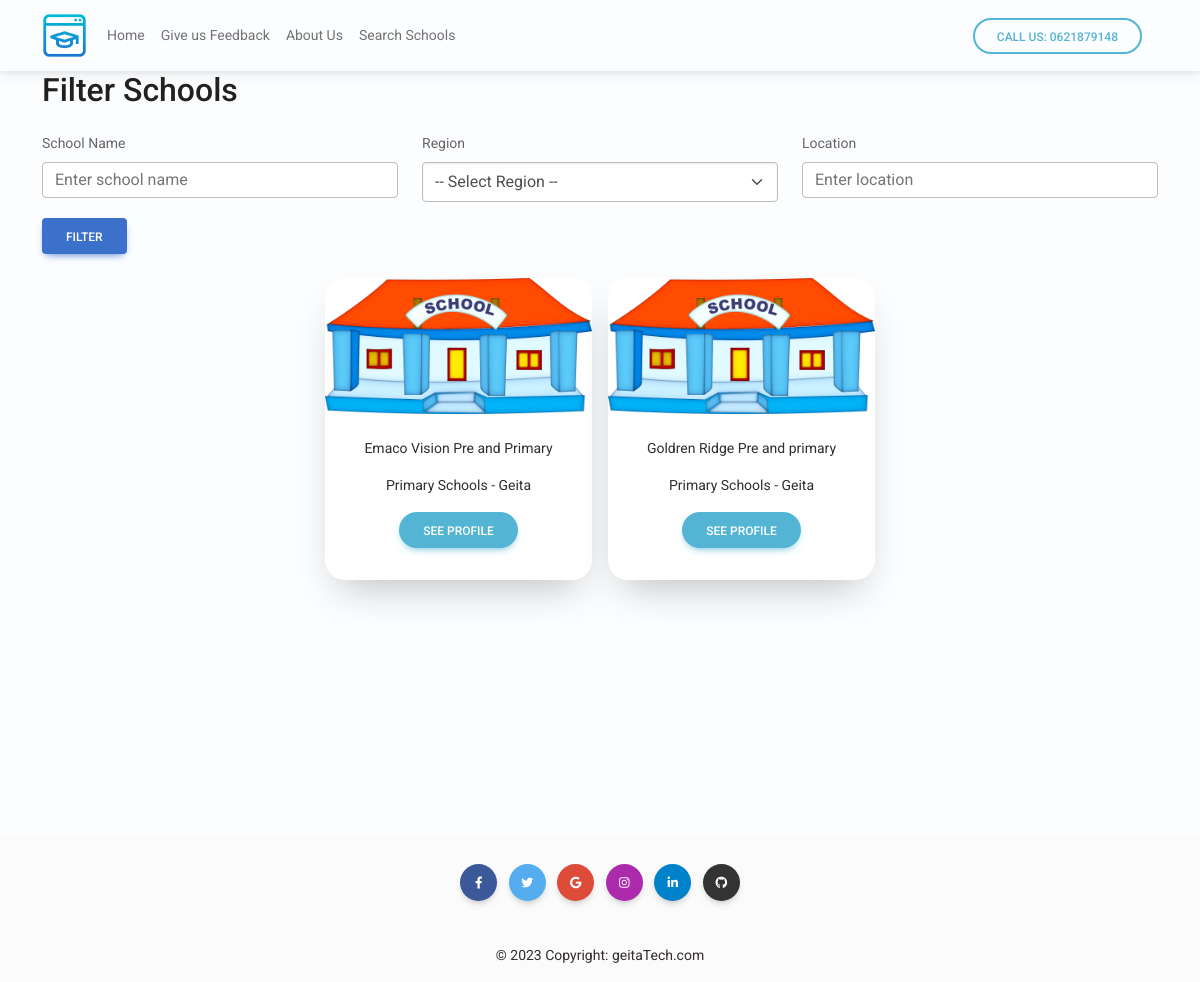
Screenshot of /schools/ with the database file from the repository.
### core/models.py (models this page shows, shortened)
class School(models.Model):
    user = models.OneToOneField(User, related_name='profile', on_delete=models.CASCADE)
    name = models.CharField(max_length=100)
    slug = models.SlugField(blank=True, null=True)
    description = models.TextField()
    region = models.ForeignKey(Region, on_delete=models.CASCADE)
    logo = models.ImageField(upload_to='logos/')
    subcategory = models.ForeignKey(SubCategory, on_delete=models.CASCADE, related_name='schoolsubcat')
    phone_number1 = models.CharField(max_length=255, help_text="nambari ya simu")
    phone_number2 = models.CharField(max_length=255, help_text="nambari ya simu")
    email = models.EmailField(null=True, blank=True)
    whatsapp_number = models.CharField(max_length=255, null=True, help_text="namba ya whatsapp")
    location = models.CharField(max_length=255, help_text="mahali shule ilipo")
    created_at = models.DateTimeField(auto_now_add=True)
    updated = models.DateTimeField(auto_now=True)
    is_verified = models.BooleanField(default=True)
    def get_absolute_url(self):
        return reverse('school_detail', kwargs={'slug': self.slug})

class SubCategory(models.Model):
    name = models.CharField(max_length=50)
    category = models.ForeignKey(Category, on_delete=models.CASCADE, related_name='subcategory')

class Category(models.Model):
    name = models.CharField(max_length=50)
    region = models.ForeignKey(Region, on_delete=models.CASCADE, related_name='regioncategory')
    def __str__(self):
        return f'{self.name} - {self.region.name}'

class Region(models.Model):
    name = models.CharField(max_length=20)
    def __str__(self):
        return self.name

### core/views.py (the view)
# urls.py: path('schools/', views.school_list, name='school_list'),
def school_list(request):
    query = request.GET.get('query', '')
    form = SchoolFilterForm(request.GET)
    schools = School.objects.filter(Q(name__icontains=query))
    regions = Region.objects.all()
    if form.is_valid():
        name = form.cleaned_data.get('name')
        region = form.cleaned_data.get('region')
        subcategory = form.cleaned_data.get('subcategory')
        location = form.cleaned_data.get('location')
        if name:
            schools = schools.filter(name__icontains=name)
        if region:
            schools = schools.filter(region=region)
        if location:
            schools = schools.filter(location__icontains=location)
    context = {
        'schools': schools,
        'form': form,
        'regions':regions,
    }
    return render(request, 'school_list.html', context)

### core/forms.py
class SchoolFilterForm(forms.Form):
    name = forms.CharField(required=False, label='School Name')
    region = forms.ModelChoiceField(queryset=Region.objects.all(), required=False, label='Region')
    location = forms.CharField(required=False, label='Location')

### core/templates/school_list.html (shortened to what this page needs)
{% extends 'base.html' %}
{% load static %}
{% block content %}
<div class="container">
    <form method="get">
        <h2 class="mb-4">Filter Schools</h2>
    <form method="GET" action="{% url 'school_list' %}" class="mb-4">
      <div class="row">
        <div class="col-md-4">
          <label for="id_name" class="form-label">School Name</label>
          <input type="text" name="name" id="id_name" class="form-control" placeholder="Enter school name" value="{{ request.GET.name }}">
        </div>
        <div class="col-md-4">
          <label for="id_region" class="form-label">Region</label>
          <select name="region" id="id_region" class="form-select">
            <option value="" selected>-- Select Region --</option>
          </select>
        </div>
        <div class="col-md-4">
          <label for="id_location" class="form-label">Location</label>
          <input type="text" name="location" id="id_location" class="form-control" placeholder="Enter location" value="{{ request.GET.location }}">
        </div>
      </div>
      <button type="submit" class="btn btn-primary mt-3">Filter</button>
    </form>
</div>
<div class="container pt-4 mb-14">
    <div class="row g-3 justify-content-center">
        {% for school in schools %}
        <div class="col-lg-3">
            <a href="{{school.get_absolute_url}}" class="text-dark">
            <div class="card text-center h-100">
              <div class="image">
                <img src="{{school.logo.url}}" alt="{{ school.name }}" class="img-fluid">
              </div>
                <div class="card-body">
                <div class="card-title">
                    <p>
                        {{school.name}}
                    </p>
                    <p>
                        {{school.subcategory.category}}
                    </p>
                    <button class="btn btn-info btn-rounded">See Profile</button>
                </div>
                </div>
            </div>
            </a>
        </div>
        {% endfor %}
    </div>
</div>
{% endblock %}

### core/templates/base.html (style rules this page uses)
body { font-family: 'Roboto', sans-serif; font-size: 14px; font-weight: 400; line-height: 21px; color: rgba(0, 0, 0, 0.87); background-color: #fcfdff; }
.card { background-color: white; border-radius: 1.25rem; box-shadow: 0 20px 40px -14px rgba(0, 0, 0, 0.25); display: flex; flex-direction: column; overflow: hidden; }

### rows the page displays
School: logo (picture), name "Emaco Vision Pre and Primary", subcategory.category "Primary Schools - Geita"
School: logo (picture), name "Goldren Ridge Pre and primary", subcategory.category "Primary Schools - Geita"
